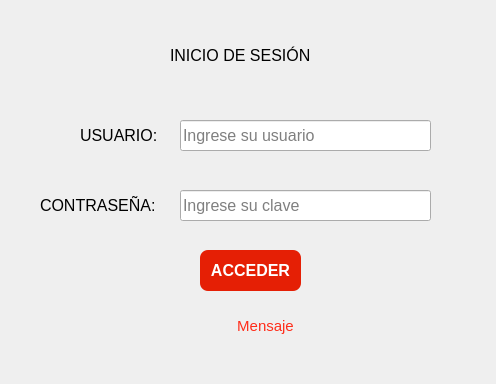
<?xml version="1.0" encoding="UTF-8"?>
<ui version="4.0">
 <class>formlogin</class>
 <widget class="QDialog" name="formlogin">
  <property name="geometry">
   <rect>
    <x>0</x>
    <y>0</y>
    <width>496</width>
    <height>384</height>
   </rect>
  </property>
  <property name="windowTitle">
   <string>INICIO DE SESIÓN</string>
  </property>
  <widget class="QLabel" name="label_2">
   <property name="geometry">
    <rect>
     <x>170</x>
     <y>30</y>
     <width>181</width>
     <height>51</height>
    </rect>
   </property>
   <property name="font">
    <font>
     <pointsize>12</pointsize>
    </font>
   </property>
   <property name="text">
    <string>INICIO DE SESIÓN</string>
   </property>
  </widget>
  <widget class="QLabel" name="label_3">
   <property name="geometry">
    <rect>
     <x>80</x>
     <y>110</y>
     <width>91</width>
     <height>51</height>
    </rect>
   </property>
   <property name="font">
    <font>
     <pointsize>12</pointsize>
    </font>
   </property>
   <property name="text">
    <string>USUARIO: </string>
   </property>
  </widget>
  <widget class="QLabel" name="label_4">
   <property name="geometry">
    <rect>
     <x>40</x>
     <y>180</y>
     <width>181</width>
     <height>51</height>
    </rect>
   </property>
   <property name="font">
    <font>
     <pointsize>12</pointsize>
    </font>
   </property>
   <property name="text">
    <string>CONTRASEÑA:</string>
   </property>
  </widget>
  <widget class="QLineEdit" name="txtusuario">
   <property name="geometry">
    <rect>
     <x>180</x>
     <y>120</y>
     <width>251</width>
     <height>31</height>
    </rect>
   </property>
   <property name="font">
    <font>
     <pointsize>12</pointsize>
    </font>
   </property>
   <property name="placeholderText">
    <string>Ingrese su usuario</string>
   </property>
  </widget>
  <widget class="QLineEdit" name="txtclave">
   <property name="geometry">
    <rect>
     <x>180</x>
     <y>190</y>
     <width>251</width>
     <height>31</height>
    </rect>
   </property>
   <property name="font">
    <font>
     <pointsize>12</pointsize>
    </font>
   </property>
   <property name="echoMode">
    <enum>QLineEdit::Password</enum>
   </property>
   <property name="placeholderText">
    <string>Ingrese su clave</string>
   </property>
  </widget>
  <widget class="QPushButton" name="btnAcceder">
   <property name="geometry">
    <rect>
     <x>200</x>
     <y>250</y>
     <width>101</width>
     <height>41</height>
    </rect>
   </property>
   <property name="font">
    <font>
     <family>Segoe UI</family>
     <pointsize>12</pointsize>
     <weight>75</weight>
     <bold>true</bold>
    </font>
   </property>
   <property name="cursor">
    <cursorShape>PointingHandCursor</cursorShape>
   </property>
   <property name="styleSheet">
    <string notr="true">background-color: rgb(229, 31, 5);
color: rgb(255, 255, 255);
border-radius:8px</string>
   </property>
   <property name="text">
    <string>ACCEDER</string>
   </property>
  </widget>
  <widget class="QLabel" name="lblmensaje">
   <property name="geometry">
    <rect>
     <x>50</x>
     <y>310</y>
     <width>431</width>
     <height>31</height>
    </rect>
   </property>
   <property name="font">
    <font>
     <family>Segoe UI</family>
     <pointsize>11</pointsize>
    </font>
   </property>
   <property name="styleSheet">
    <string notr="true">color: rgb(255, 45, 26);</string>
   </property>
   <property name="text">
    <string>Mensaje</string>
   </property>
   <property name="alignment">
    <set>Qt::AlignCenter</set>
   </property>
  </widget>
 </widget>
 <resources>
  <include location="../imagenes.qrc"/>
 </resources>
 <connections/>
</ui>
